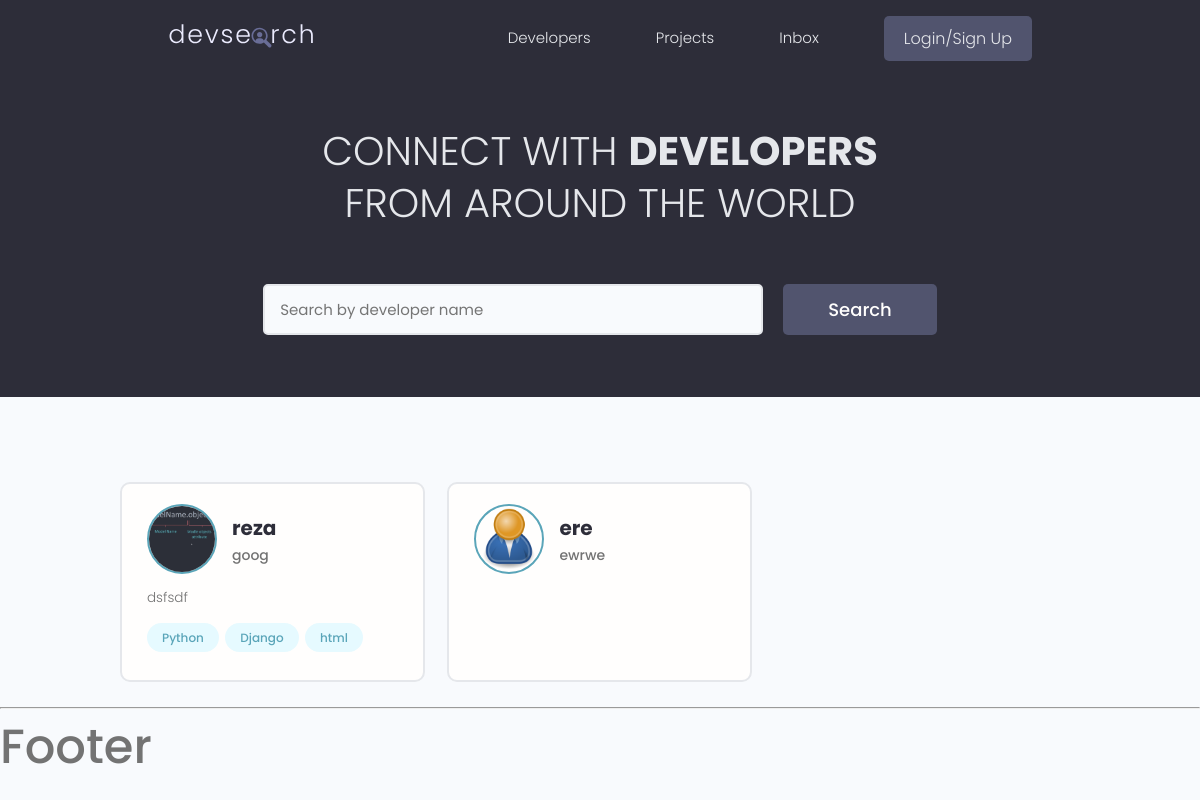
The page / on the database its author committed.
### users/models.py (models this page shows, shortened)
class Profile(models.Model):
    user = models.OneToOneField(User, on_delete=models.CASCADE, null=True, blank=True)
    name = models.CharField(max_length=200, blank=True, null=True)
    email = models.EmailField(max_length=500, blank=True, null=True)
    username = models.CharField(max_length=200, blank=True, null=True)
    location = models.CharField(max_length=200, blank=True, null=True)
    short_intro = models.CharField(max_length=500, null=True, blank=True)
    bio = models.TextField(blank=True, null=True)
    profile_image = models.ImageField(null=True, blank=True, upload_to='profiles/', default='profiles/user-default.png')
    github = models.CharField(max_length=200, blank=True, null=True)
    website = models.CharField(max_length=200, blank=True, null=True)
    linkedin = models.CharField(max_length=200, blank=True, null=True)
    youtube = models.CharField(max_length=200, blank=True, null=True)
    twitter = models.CharField(max_length=200, blank=True, null=True)
    created = models.DateTimeField(auto_now_add=True)
    id = models.UUIDField(default=uuid.uuid4, unique=True,
                          primary_key=True, editable=False)

class Skill(models.Model):
    owner = models.ForeignKey(Profile, on_delete=models.CASCADE, null=True, blank=True)
    name = models.CharField(max_length=200, blank=True, null=True)
    description = models.TextField(null=True, blank=True)
    created = models.DateTimeField(auto_now_add=True)
    id = models.UUIDField(default=uuid.uuid4, unique=True,
                          primary_key=True, editable=False)
    def __str__(self):
        return self.name

### users/views.py (the view)
# urls.py: path('', views.profiles_view, name='profiles'),
def profiles_view(request):
    profiles = Profile.objects.all()
    context = {
        'profiles': profiles
    }
    return render(request, 'users/profiles.html', context)

### users/templates/users/profiles.html (shortened to what this page needs)
{% extends 'base.html' %}
{% block content %}
    <main class="home">
        <section class="hero-section text-center">
            <div class="container container--narrow">
                <div class="hero-section__box">
                    <h2>CONNECT WITH <span>DEVELOPERS</span></h2>
                    <h2>FROM AROUND THE WORLD</h2>
                </div>
                <div class="hero-section__search">
                    <form class="form" action="#" method="get">
                        <div class="form__field">
                            <input class="input input--text" id="formInput#search" type="text" name="text"
                                   placeholder="Search by developer name"/>
                        </div>
                        <input class="btn btn--sub btn--lg" type="submit" value="Search"/>
                    </form>
                </div>
            </div>
        </section>
        <section class="devlist">
            <div class="container">
                <div class="grid grid--three">
                    {% for profile in profiles %}
                        <div class="column card">
                            <div class="dev">
                                <a href="{% url 'users:user_profile' profile.id %}" class="card__body">
                                    <div class="dev__profile">
                                        <img class="avatar avatar--md" src="{{ profile.profile_image.url }}"
                                             alt="image"/>
                                        <div class="dev__meta">
                                            <h3>{{ profile.name }}</h3>
                                            <h5>{{ profile.short_intro|slice:"60" }}</h5>
                                        </div>
                                    </div>
                                    <p class="dev__info">{{ profile.bio|slice:"150" }}</p>
                                    <div class="dev__skills">
                                        {% for skill in profile.skill_set.all|slice:"6" %}
                                            <span class="tag tag--pill tag--main">
                                                <small>{{ skill }}</small>
                                             </span>
                                        {% endfor %}
                                    </div>
                                </a>
                            </div>
                        </div>
                    {% endfor %}
                </div>
            </div>
        </section>
    </main>
{% endblock %}

### static/styles/app.css (style rules this page uses)
:root { --color-sub: #2d2d39; }
.btn--sub { background-color: var(--color-sub-light); }
.card { border: 2px solid var(--color-light); }
img { width: 100%; }
.hero-section { height: 40vh; display: flex; align-items: center; background-color: var(--color-sub); }
.hero-section__box { margin-bottom: 4rem; }
.hero-section__box > h2, .hero-section__box > h2 > span { font-size: 4rem; color: var(--color-light); line-height: 1.3; text-transform: uppercase; }
.hero-section__box > h2 { font-weight: 300; }
.hero-section__box > h2 > span { font-weight: 700; }
.hero-section__search > .form { display: flex; align-items: center; justify-content: center; gap: 2rem; }
.hero-section__search > .form input.input--text { width: 50rem; }
.devlist { margin-top: 8rem; }
.devlist .grid { align-items: stretch; }
.devlist .dev .dev__profile { display: flex; align-items: center; gap: 1.5rem; }
.devlist .dev .dev__meta h3 { color: var(--color-sub); font-size: 2rem; font-weight: 700; }
.devlist .dev .dev__meta h5 { color: var(--color-text); font-size: 1.4rem; font-weight: 500; }
.devlist .dev .dev__info { margin: 1.5rem 0; font-size: 1.35rem; line-height: 1.4; text-align: justify; }

### static/uikit/styles/modules/_variables.css (style rules this page uses)
:root { --color-main: #5aa5b9; --color-main-light: #e6faff; --color-sub: #3f4156; --color-sub-light: #51546e; --color-sub-lighter: #ededfd; --color-text: #737373; --color-gray: #8b8b8b; --color-light: #e5e7eb; --color-light-gray: #767676; --color-bg: #f8fafd; --color-white: #fffefd; --color-white-light: #f3f3f3; --color-success: #359e64; --color-success-bg: #def8e8; --color-error: #fc4b0b; --color-error-bg: #fff2ee; --font-base: 'Poppins', arial, helvetica, 'Segoe UI', roboto, ubuntu, sans-serif; --font-monospace: 'Fira Code', 'Courier New', courier, monospace; --font-regular: 300; --font-medium: 500; --font-bold: 700; --generic-shadow: 1px 1px 5px #00000010; --generic-transition: all 0.3s ease-in-out; }

### static/uikit/styles/modules/_base.css (style rules this page uses)
* { margin: 0; padding: 0; box-sizing: border-box; text-rendering: optimizeLegibility; color: inherit; font-size: inherit; }
html { font-size: 50%; }
@media only screen and (min-width: 480px) { html { font-size: 56.25%; } }
@media only screen and (min-width: 1200px) { html { font-size: 62.5%; } }
body { line-height: 1.6; font-weight: 400; font-size: 1.5rem; color: var(--color-text); background-color: var(--color-bg); min-height: 100vh; }

### static/uikit/styles/modules/_typography.css (style rules this page uses)
* { font-family: var(--font-base); }
h2 { font-size: 3.6rem; font-weight: var(--font-bold); }
h3 { font-size: 3.2rem; font-weight: var(--font-medium); }
h5 { font-size: 2.4rem; font-weight: var(--font-medium); }
h5, h6 { font-weight: var(--font-regular); }
p, span, strong { font-size: 1.6rem; color: var(--color-text); font-weight: var(--font-regular); }
a { padding-bottom: 2px; text-decoration: none; display: inline-block; color: var(--color-main); font-weight: var(--font-medium); }

### static/uikit/styles/modules/_utilities.css (style rules this page uses)
.container { width: 92%; max-width: 165rem; margin: 0 auto; box-sizing: border-box; }
.container--narrow { width: 92%; max-width: 120rem; }
@media screen and (min-width: 1000px) { .container { width: 90%; } }
@media screen and (min-width: 1000px) { .container--narrow { width: 85%; } }
@media screen and (min-width: 1200px) { .container { width: 80%; } }
@media screen and (min-width: 1200px) { .container--narrow { width: 72%; } }
.text-center { text-align: center; }

### static/uikit/styles/modules/_avatar.css (style rules this page uses)
.avatar { border-radius: 50%; border: 2px solid var(--color-main); object-fit: cover; }
.avatar--md { height: 7rem; width: 7rem; }

### static/uikit/styles/modules/_button.css (style rules this page uses)
.btn { display: inline-block; position: relative; cursor: pointer; background-color: var(--color-light); font-weight: var(--font-medium); color: var(--color-sub); text-decoration: none; padding: 1rem 2rem; border-radius: 0.5rem; border: none; width: -webkit-fit-content; width: -moz-fit-content; width: fit-content; height: -webkit-fit-content; height: -moz-fit-content; height: fit-content; font-size: 1.6rem; outline-width: 0; outline-color: transparent; -webkit-backface-visibility: hidden; backface-visibility: hidden; transition: all 0.3s ease-in-out; }
.btn--sub { background-color: var(--color-sub); color: var(--color-white); }
.btn--lg { font-size: 1.8rem; padding: 1.2rem 4.5rem; }

### static/uikit/styles/modules/_card.css (style rules this page uses)
.card { border-radius: 1rem; background-color: var(--color-white); border: 1.5px solid var(--color-light); width: auto; height: auto; margin-top: 0.5rem; margin-bottom: 0.5rem; overflow: hidden; }
.card__body, .card__header { padding: 2rem 2.5rem; }

### rows shown on the page
Profile: profile_image (picture), name "reza", short_intro "goog", bio "dsfsdf"
Skill: name "Python"
Skill: name "Django"
Skill: name "html"
Profile: profile_image (placeholder picture), name "ere", short_intro "ewrwe"
